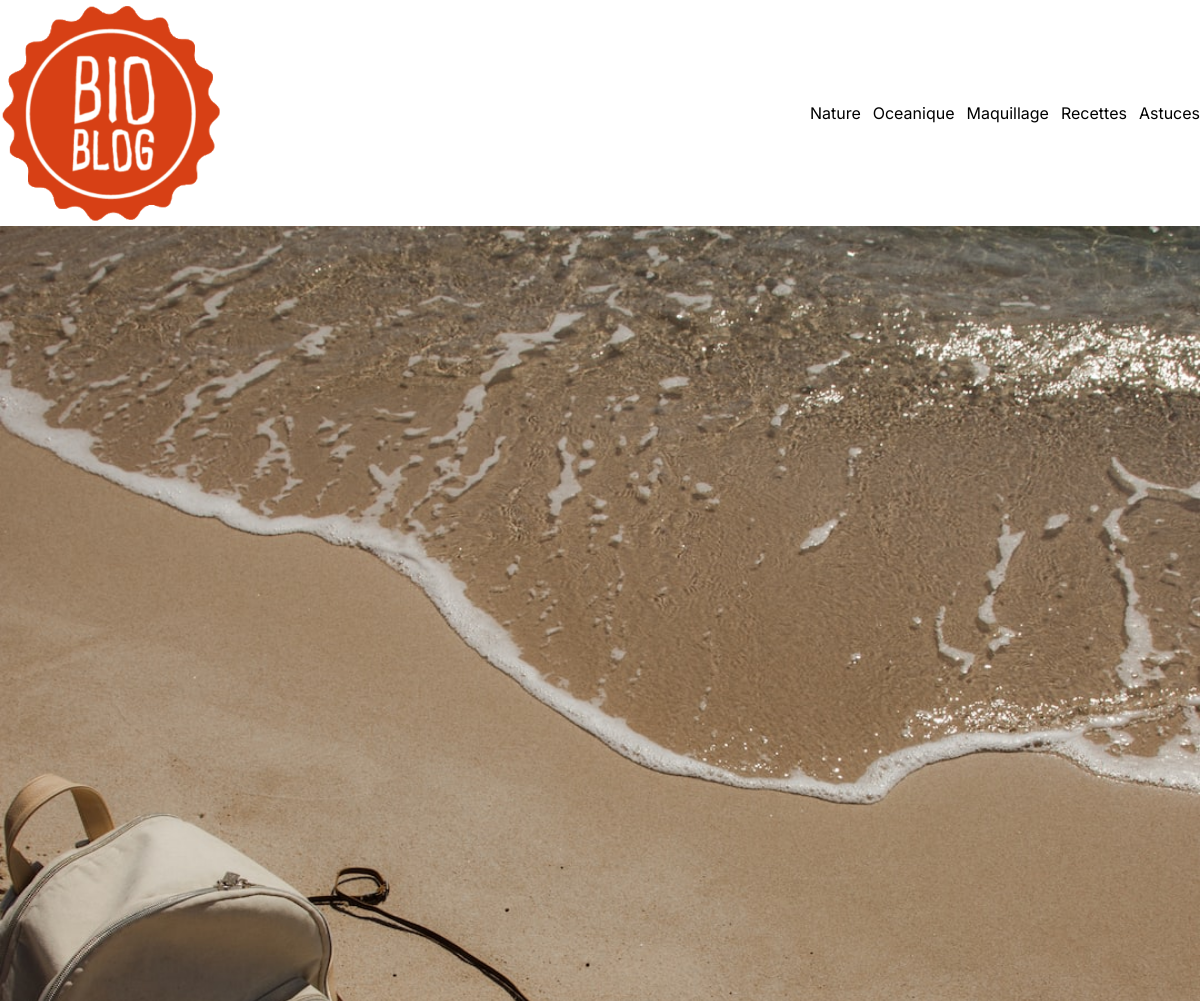
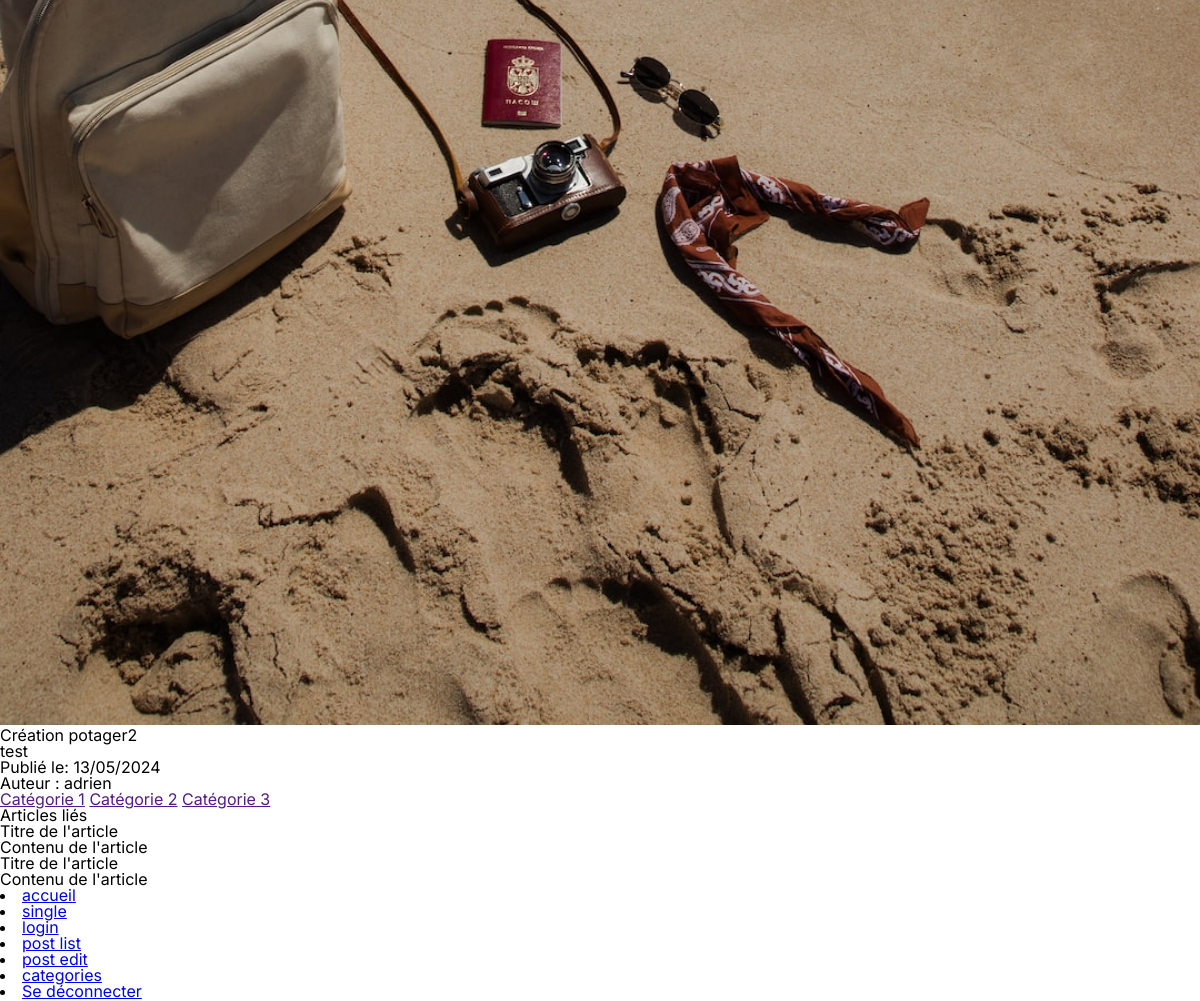
Screenshot of /single.php?id=3 with the database file from the repository (2 pictures, top to bottom).
### tables this page shows
CREATE TABLE `categories` (
  `id` int(11) NOT NULL AUTO_INCREMENT,
  `name` varchar(255) DEFAULT NULL,
  PRIMARY KEY (`id`)
);

CREATE TABLE `posts` (
  `id` int(11) NOT NULL AUTO_INCREMENT,
  `title` varchar(255) DEFAULT NULL,
  `content` text,
  `status` tinyint(1) DEFAULT NULL,
  `thumbnail` varchar(255) DEFAULT NULL,
  `user_id` int(11) DEFAULT NULL,
  `created_at` datetime NOT NULL DEFAULT CURRENT_TIMESTAMP,
  `updated_at` datetime NOT NULL DEFAULT CURRENT_TIMESTAMP,
  `delete` tinyint(1) DEFAULT NULL,
  PRIMARY KEY (`id`),
  KEY `user_id` (`user_id`),
  CONSTRAINT `posts_ibfk_1` FOREIGN KEY (`user_id`) REFERENCES `users` (`id`)
);

CREATE TABLE `users` (
  `id` int(11) NOT NULL AUTO_INCREMENT,
  `username` varchar(255) NOT NULL,
  `password` varchar(255) NOT NULL,
  `mail` varchar(255) NOT NULL,
  PRIMARY KEY (`id`),
  UNIQUE KEY `username_unique` (`username`) USING BTREE,
  UNIQUE KEY `mail_unique` (`mail`) USING BTREE
);

### public/single.php (the view, shortened to what this page needs)
<?php
require_once '../config/database.php';
$post_id = $_GET['id'] ?? null;
$query = "SELECT title, content, thumbnail, created_at, username
FROM posts p
LEFT JOIN users u ON p.user_id = u.id
WHERE p.id = :post_id";
$statement = $pdo->prepare( $query );
$statement->bindValue( ':post_id', $post_id );
$statement->execute();
$post = $statement->fetch();
?>
<!DOCTYPE html>
<html lang="fr">
<head>
	<link rel="stylesheet" href="assets/css/app.css">
</head>
<body class="site single">
	<?php include_once 'includes/header.php'; ?>
	<main>
		<section>
			<img src="uploads/<?php echo $post["thumbnail"]; ?>" alt="">
			<h1><?php echo $post['title']; ?></h1>
			<?php echo $post['content']; ?>
		</section>
		<aside>
			<div>
				<ul>
					<li>
						<?php $created_at = date("d/m/Y", strtotime($post['created_at'])); ?>
						<p>Publié le: <span><?php echo $created_at; ?></span></p>
					</li>
					<li>
						<p>Auteur : <span><?php echo $post['username']; ?></span></p>
					</li>
				</ul>
			</div>
			<div>
				<a href="">Catégorie 1</a>
				<a href="">Catégorie 2</a>
				<a href="">Catégorie 3</a>
			</div>
			<div>
				<h2>Articles liés</h2>
				<article>
					<h3>Titre de l'article</h3>
					<p>Contenu de l'article</p>
				</article>
				<article>
					<h3>Titre de l'article</h3>
					<p>Contenu de l'article</p>
				</article>
			</div>
		</aside>
	</main>
	<?php include_once 'includes/footer.php'; ?>
</body>
</html>

### public/includes/header.php (shortened to what this page needs)
<?php
require '../config/database.php';
$query = "SELECT c.id, c.name
FROM categories c";
$statement = $pdo->prepare( $query );
$statement->execute();
$categories = $statement->fetchAll();
?>
<header class="site-header">
	<a href="">
		<img src="assets/images/logo-bioblog.png" alt="">
	</a>
	<menu>
		<?php foreach ($categories as $categorie) : ?>
			<li>
				<a href="?categorie=<?php echo $categorie['id']; ?>"><?php echo $categorie['name']; ?></a>
			</li>
		<?php endforeach; ?>
	</menu>
</header>

### public/assets/css/app.css (style rules this page uses)
:root { --color-blue: #44A5FF; --color-red: #D32C2E; --color-green: #D9EDBF; --color-blue-light: #CFDCE8; --font-primary: "Inter", sans-serif; --font-secondary: "Roboto Serif", serif; }
html, body, div, span, applet, object, iframe, h1, h2, h3, h4, h5, h6, p, blockquote, pre, a, abbr, acronym, address, big, cite, code, del, dfn, em, img, ins, kbd, q, s, samp, small, strike, strong, sub, sup, tt, var, b, u, i, center, dl, dt, dd, ol, ul, li, fieldset, form, label, legend, table, caption, tbody, tfoot, thead, tr, th, td, article, aside, canvas, details, embed, figure, figcaption, footer, header, hgroup, menu, nav, output, ruby, section, summary, time, mark, audio, video { margin: 0; padding: 0; border: 0; font-size: 100%; font: inherit; vertical-align: baseline; }
article, aside, details, figcaption, figure, footer, header, hgroup, menu, nav, section { display: block; }
body { line-height: 1; }
ol, ul { list-style: none; }
*, *::before, *::after { box-sizing: border-box; outline: none; }
html { font-family: -apple-system, BlinkMacSystemFont, "Segoe UI", "Roboto", "Oxygen", "Ubuntu", "Cantarell", "Fira Sans", "Droid Sans", "Helvetica Neue", sans-serif; font-size: 62.5%; -webkit-font-smoothing: antialiased; -moz-osx-font-smoothing: grayscale; }
body { font-family: var(--font-primary); font-optical-sizing: auto; font-variation-settings: "slnt" 0; font-weight: 400; font-size: 1.6rem; }
button, a { cursor: pointer; }
main img { -o-object-fit: cover; object-fit: cover; width: 100%; height: auto; }
::placeholder { color: #78818A; }
.site .site-header { display: flex; align-items: center; justify-content: space-between; }
.site .site-header menu { display: flex; gap: 1.2rem; align-items: center; list-style: none; }
.site .site-header menu a { text-decoration: none; color: currentColor; }

### rows the page displays
categories: name "Nature"
categories: name "Oceanique"
categories: name "Maquillage"
categories: name "Recettes"
categories: name "Astuces"
posts: thumbnail (picture), title "Création potager2", content "test", created_at "13/05/2024", user.username "adrien"
